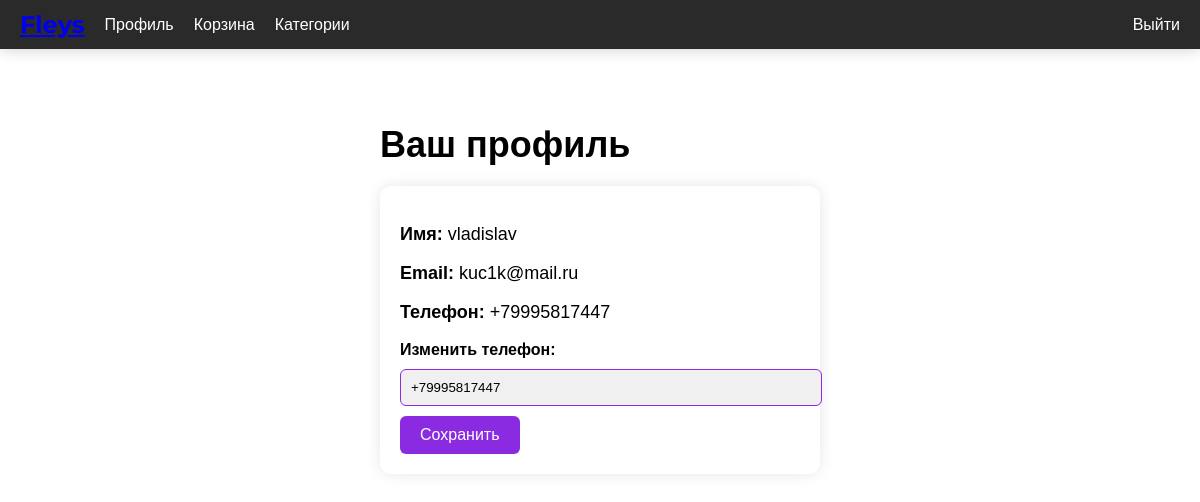
The app's page /profile.php (signed in) with its own data.
### tables this page shows
CREATE TABLE `users` (
  `id` int NOT NULL,
  `email` varchar(255) DEFAULT NULL,
  `login` varchar(25) NOT NULL,
  `pass` varchar(255) DEFAULT NULL,
  `username` varchar(50) NOT NULL,
  `phone` varchar(20) DEFAULT NULL,
  `role` enum('user','admin') DEFAULT 'user',
  `is_admin` tinyint(1) DEFAULT '0'
);

### profile.php (the view, shortened to what this page needs)
<?php
$host = 'localhost';
$db = 'kursovaya';
$user = 'root';
$pass = '';
$conn = new mysqli($host, $user, $pass, $db);
$username = '';
$email = '';
$phone = '';
$user_id = $_SESSION['user_id'];
$sql = "SELECT username, email, phone FROM users WHERE id = ?";
$stmt = $conn->prepare($sql);
$stmt->bind_param("i", $user_id);
$stmt->execute();
$result = $stmt->get_result();
if ($result->num_rows > 0) {
    $user_data = $result->fetch_assoc();
    $username = $user_data['username'];
    $email = $user_data['email'];
    $phone = $user_data['phone'] ?? '';
} else {
    $username = "Неизвестный пользователь";
    $email = "Неизвестный email";
    $phone = '';
}
?>
<!DOCTYPE html>
<html lang="ru">
<head>
    <link rel="stylesheet" href="css/style.css">
</head>
<body>
    <nav class="navbar">
        <div class="navbar-logo">
        <div class="logo-text"><a href="index.html">Fleys</a></div>
        </div>
        <ul class="navbar-links">
            <li><a href="profile.php">Профиль</a></li>
            <li><a href="cart.html">Корзина</a></li>
            <li><a href="categories.php">Категории</a></li>
        </ul>
        <div class="navbar-logout">
            <a href="logout.php">Выйти</a>
        </div>
    </nav>
    <main class="main-content">
        <h1>Ваш профиль</h1>
        <div class="profile-info">
            <p><strong>Имя:</strong> <?php echo htmlspecialchars($username); ?></p>
            <p><strong>Email:</strong> <?php echo htmlspecialchars($email); ?></p>
            <p><strong>Телефон:</strong> <?php echo htmlspecialchars($phone); ?></p>
            <form method="POST" action="">
                <label for="phone"><strong>Изменить телефон:</strong></label>
                <input type="text" id="phone" name="phone" placeholder="Введите ваш номер телефона" value="<?php echo htmlspecialchars($phone ?? ''); ?>">
                <button type="submit" class="save-button">Сохранить</button>
            </form>
        </div>
    </main>
</body>
</html>

### css/style.css (style rules this page uses)
body { margin: 0; height: 100vh; display: flex; flex-direction: column; justify-content: flex-start; align-items: center; font-family: Arial, sans-serif; color: #000000; position: relative; overflow-y: auto; overflow-x: hidden; }
body::before { content: ''; position: fixed; top: 0; left: 0; width: 100%; height: 100%; background-color: white; clip-path: polygon(0 0, 100% 0, 100% 70%, 0 90%); z-index: -1; }
body::after { content: ''; position: fixed; top: 0; left: 0; width: 100%; height: 100%; background-color: black; clip-path: polygon(0 90%, 100% 70%, 100% 100%, 0 100%); z-index: -1; }
.navbar { display: flex; justify-content: space-between; align-items: center; background-color: #2a2a2a; padding: 10px 20px; box-shadow: 0 0 15px rgba(0, 0, 0, 0.2); position: fixed; top: 0; left: 0; width: 100%; box-sizing: border-box; z-index: 1000; text-decoration: none; }
.navbar-logo { display: flex; align-items: center; text-decoration: none; }
.logo-text { font-size: 24px; color: #ffffff; font-family: 'Montserrat', sans-serif; font-weight: bold; }
.navbar-links { list-style: none; display: flex; margin: 0; padding: 0; flex-grow: 1; margin-left: 20px; }
.navbar-links li { margin-right: 20px; }
.navbar-links a { text-decoration: none; color: #ffffff; font-size: 16px; transition: color 0.3s ease; }
.navbar-logout { margin-left: auto; padding-left: 20px; }
.navbar-logout a { text-decoration: none; color: #ffffff; font-size: 16px; transition: color 0.3s ease; }
.main-content { padding: 100px 20px 20px; text-align: left; }
.main-content h1 { font-size: 36px; color: #000000; margin-bottom: 20px; }
.main-content p { font-size: 18px; color: #000000; }
button { padding: 10px 20px; background-color: #8a2be2; color: white; border: none; border-radius: 6px; cursor: pointer; font-size: 16px; transition: background-color 0.3s ease; }
.profile-info { background-color: rgba(255, 255, 255, 0.9); padding: 20px; border-radius: 12px; margin-bottom: 20px; box-shadow: 0 0 15px rgba(0, 0, 0, 0.1); max-width: 400px; }
.profile-info input { width: 100%; padding: 10px; margin: 10px 0; border: 1px solid #8a2be2; border-radius: 6px; background-color: #f0f0f0; color: #000000; }

### records on screen
users: username "vladislav", email "kuc1k@mail.ru", phone "+79995817447"
